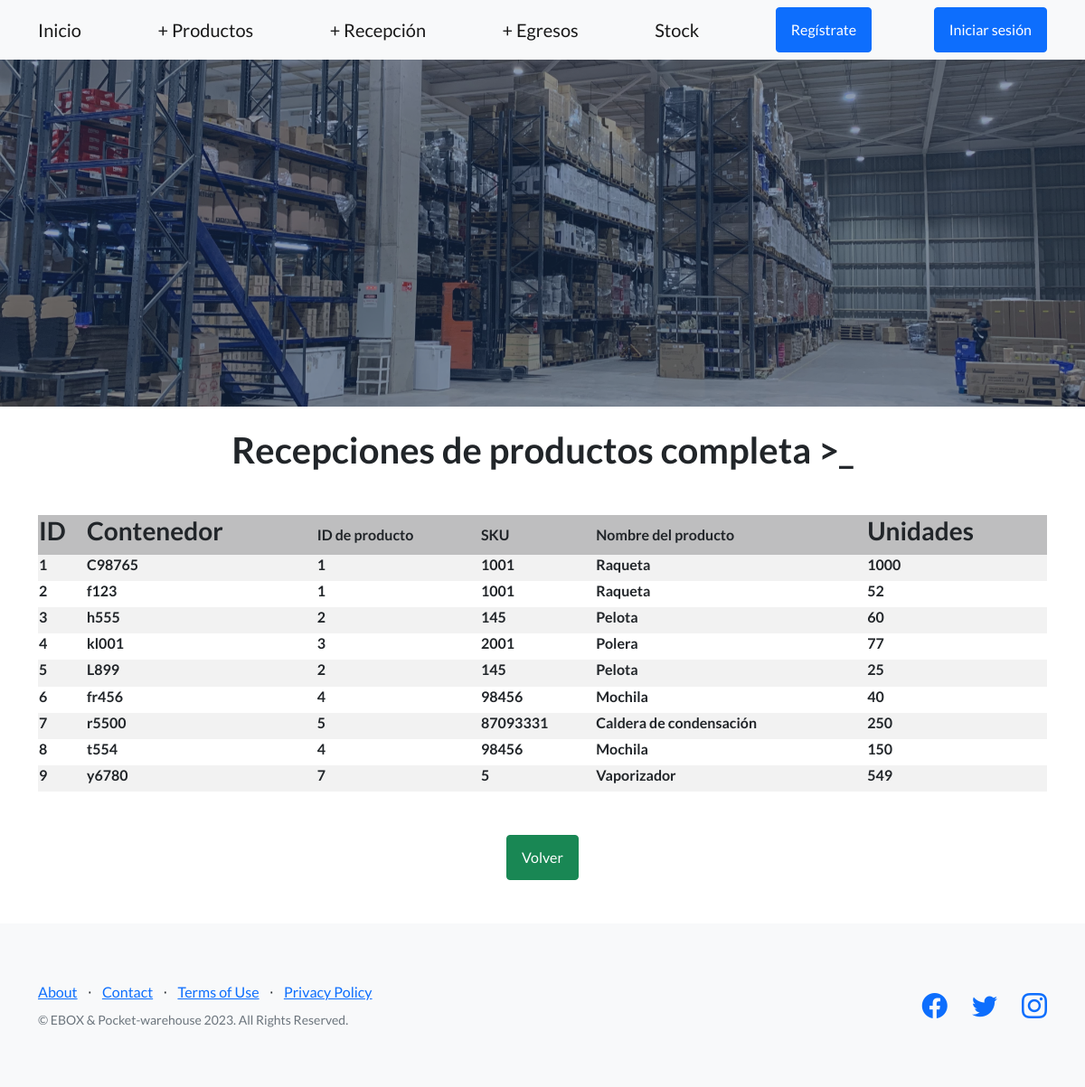
Before: /eboxApp/recepcion/wRecepcion_full/ with the older database file.
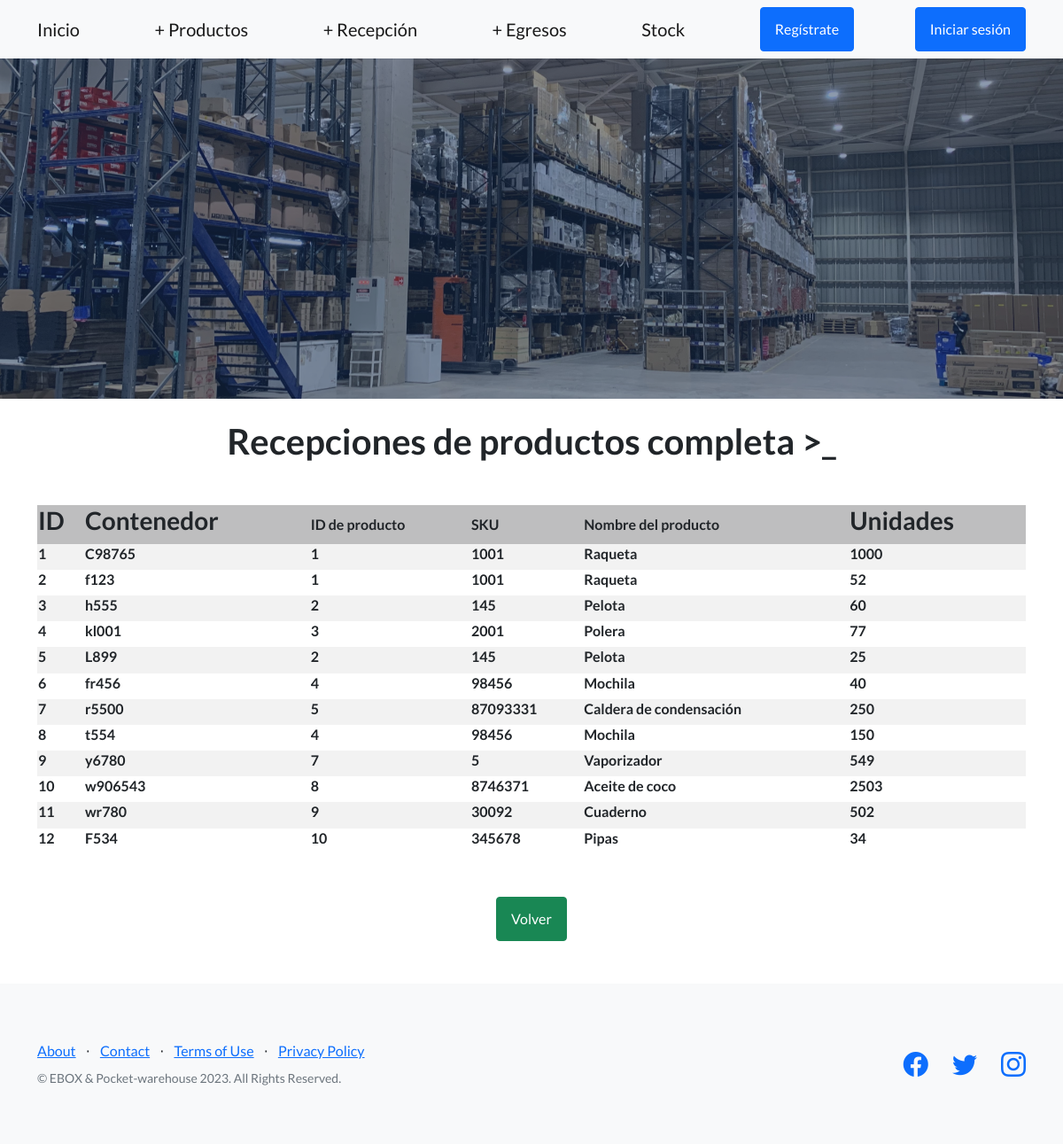
After: the same page with the newer database file.
### eboxApp/models.py (models this page shows, shortened)
class Recepcion(models.Model):
    num_contenedor = models.CharField(max_length=100)
    sku_in = models.ForeignKey(Maestra, on_delete=models.CASCADE)
    unidades_in = models.IntegerField()

class Maestra(models.Model):
    nombre_producto = models.CharField(max_length=300)
    numero_sku = models.IntegerField()
    categoria = models.CharField(max_length=300)

### eboxApp/views.py (the view)
# urls.py: path('recepcion/wRecepcion_full/', views.buscarRecepcion, name = 'buscarTodoRecepcion'),
def buscarRecepcion(request):
    if request.method == 'GET': # si existe un post
        recepciones = Recepcion.objects.all()
        return render(request, 'eboxApp/wRecepcion_full.html', {'recepciones':recepciones })

### eboxApp/templates/eboxApp/wRecepcion_full.html (shortened to what this page needs)
{% extends "eboxApp/base.html" %}
    {% load static %}
{% block contenido_que_cambia %}
<div class="container" align="center">
    <br>
    <h1 class="mb-5">Recepciones de productos completa >_</h1>
    {% if recepciones %}
                    <table>
                        <tr>
                            <th style="text-align: left"><h3>ID</h3></th>
                            <th style="text-align: left"><h3>Contenedor</h3></th>
                            <th style="text-align: left">ID de producto</th>
                            <th style="text-align: left">SKU</th>
                            <th style="text-align: left">Nombre del producto</th>
                            <th style="text-align: left"><h3>Unidades</h3></th>
                        </tr>
                        {% for i in recepciones %}
                        <tr>
                            <td style="text-align: left"><h6>{{i.pk}}</h6></td>
                            <td style="text-align: left"><h6>{{i.num_contenedor}}</h6></td>
                            <td style="text-align: left"><h6>{{i.sku_in.id}}</h6></td>
                            <td style="text-align: left"><h6>{{i.sku_in.numero_sku}}</h6></td>
                            <td style="text-align: left"><h6>{{i.sku_in.nombre_producto}}</h6></td>
                            <td style="text-align: left"><h6>{{i.unidades_in}}</h6></td>
                        </tr>
                        {% endfor %}
                    </table>
                <br>
                <br>
                <a class="btn btn-success" align = "center" href={% url 'eboxApp:Recepcion' %}>Volver</a>
    {% endif %}
</div>
{% endblock %}

Changed rows visible on the page:
added Recepcion: pk "10", num_contenedor "w906543", sku_in.id "8", sku_in.numero_sku "8746371", sku_in.nombre_producto "Aceite de coco", unidades_in "2503"
added Recepcion: pk "11", num_contenedor "wr780", sku_in.id "9", sku_in.numero_sku "30092", sku_in.nombre_producto "Cuaderno", unidades_in "502"
added Recepcion: pk "12", num_contenedor "F534", sku_in.id "10", sku_in.numero_sku "345678", sku_in.nombre_producto "Pipas", unidades_in "34"
